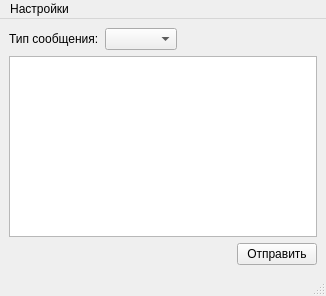
<?xml version="1.0" encoding="UTF-8"?>
<ui version="4.0">
 <class>MainWindow</class>
 <widget class="QMainWindow" name="MainWindow">
  <property name="geometry">
   <rect>
    <x>0</x>
    <y>0</y>
    <width>326</width>
    <height>296</height>
   </rect>
  </property>
  <property name="windowTitle">
   <string>Симулятор сообщений BinaryT</string>
  </property>
  <widget class="QWidget" name="centralwidget">
   <layout class="QVBoxLayout" name="verticalLayout">
    <item>
     <layout class="QHBoxLayout" name="horizontalLayout">
      <item>
       <widget class="QLabel" name="label">
        <property name="text">
         <string>Тип сообщения:</string>
        </property>
       </widget>
      </item>
      <item>
       <widget class="QComboBox" name="comboBox_messageNames"/>
      </item>
      <item>
       <spacer name="horizontalSpacer">
        <property name="orientation">
         <enum>Qt::Horizontal</enum>
        </property>
        <property name="sizeHint" stdset="0">
         <size>
          <width>40</width>
          <height>20</height>
         </size>
        </property>
       </spacer>
      </item>
     </layout>
    </item>
    <item>
     <widget class="QTableView" name="tableView_messageFields">
      <property name="wordWrap">
       <bool>false</bool>
      </property>
     </widget>
    </item>
    <item>
     <layout class="QHBoxLayout" name="horizontalLayout_2">
      <item>
       <spacer name="horizontalSpacer_2">
        <property name="orientation">
         <enum>Qt::Horizontal</enum>
        </property>
        <property name="sizeHint" stdset="0">
         <size>
          <width>40</width>
          <height>20</height>
         </size>
        </property>
       </spacer>
      </item>
      <item>
       <widget class="QPushButton" name="pushButton_sendMessage">
        <property name="text">
         <string>Отправить</string>
        </property>
       </widget>
      </item>
     </layout>
    </item>
   </layout>
  </widget>
  <widget class="QMenuBar" name="menubar">
   <property name="geometry">
    <rect>
     <x>0</x>
     <y>0</y>
     <width>326</width>
     <height>17</height>
    </rect>
   </property>
   <widget class="QMenu" name="menu">
    <property name="title">
     <string>Настройки</string>
    </property>
    <addaction name="action"/>
   </widget>
   <addaction name="menu"/>
  </widget>
  <widget class="QStatusBar" name="statusbar"/>
  <action name="action">
   <property name="text">
    <string>Отправка</string>
   </property>
  </action>
 </widget>
 <resources/>
 <connections/>
</ui>
